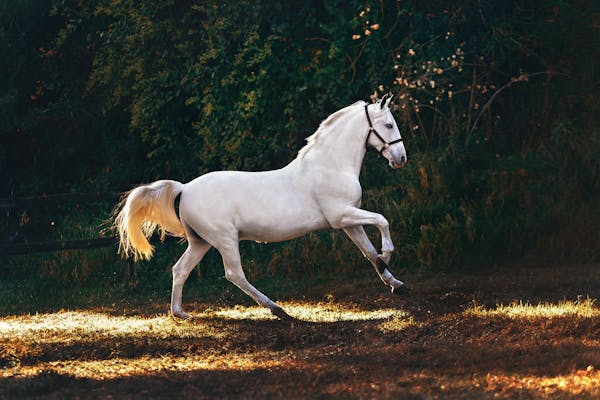
#> input picture data/sample_image5.jpg, 600 x 400 px, found by its file name
$ python predict.py
#> lines starting #> are read from the running program, lines starting #| are printed output that depends on the picture
#> (reads labels.txt from the repository)
### scripts/preprocess.py
from PIL import Image
import numpy as np

def preprocess_image(image_path, target_size=(32, 32)):
    """
    Preprocesses the input image for prediction.

    Args:
        image_path (str): Path to the input image file.
        target_size (tuple): Desired image size (width, height) for resizing.

    Returns:
        np.ndarray: Preprocessed image array, normalized and ready for model inference.
    """
#> called with image_path = 'data/sample_image5.jpg', target_size = (32, 32)
    try:
        img = Image.open(image_path).convert('RGB').resize(target_size)
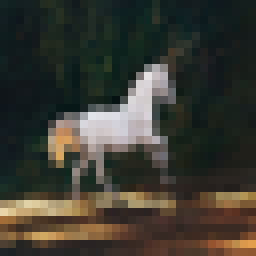
#> img: PIL image 32x32 RGB (shown 8 times larger); mean R, G, B 59.5, 58.7, 50.2
        img_array = np.expand_dims(np.array(img) / 255.0, axis=0)
        return img_array
    except Exception as e:
        print(f"Error processing image {image_path}: {e}")
        return None

### scripts/predict.py
import requests
import numpy as np
from PIL import Image
import json
from preprocess import preprocess_image

# Define the endpoint for the model
url = "http://localhost:8501/v1/models/image_classifier:predict"

# Load class labels from a file (e.g., 'labels.txt')
def load_labels(label_file_path):
    with open(label_file_path, "r") as file:
        labels = file.readlines()
    return [label.strip() for label in labels]

# Load your actual class labels
class_labels = load_labels("labels.txt")  # Replace with the correct path to your label file

# [10 lines of commented-out code are left out]
def get_prediction(image_path):
    image_data =  preprocess_image(image_path)

    # Send the request to the TensorFlow Serving model
    # response = requests.post(url, data=data, headers={"content-type": "application/json"})
#> (the run stopped early here; a loop or call above may not have finished)
